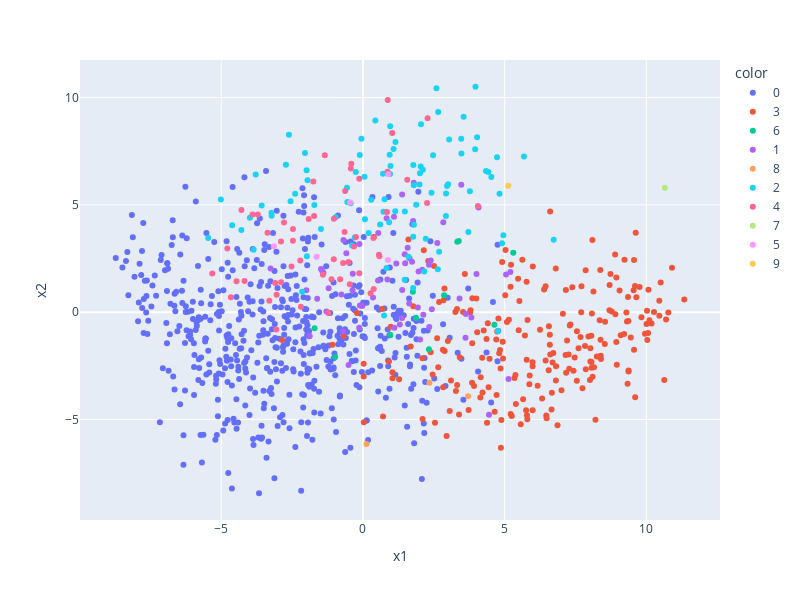

Source (notebook cell):
### Markdown cell above
Теперь посмотрим, какие объекты попали в какой кластер:

### Code cell
import plotly.express as px

fig = px.scatter( emb_2d, x='x1', y='x2', color='color',
                  hover_name="short_name", width=800, height=600)

fig.show()

### Figure 1 — Plotly figure (JSON) as saved in the notebook; plotly's stock layout.template omitted (floating-point values rounded to 4 significant figures; data arrays with more than 128 entries replaced by an {"elided": "..."} marker saying what was removed)
{"data": [{"hovertemplate": "<b>%{hovertext}</b><br><br>color=0<br>x1=%{x}<br>x2=%{y}<extra></extra>", "hovertext": {"elided": "545 str values"}, "legendgroup": "0", "marker": {"color": "#636efa", "symbol": "circle"}, "mode": "markers", "name": "0", "orientation": "v", "showlegend": true, "type": "scatter", "x": {"elided": "545 float values"}, "xaxis": "x", "y": {"elided": "545 float values"}, "yaxis": "y"}, {"hovertemplate": "<b>%{hovertext}</b><br><br>color=3<br>x1=%{x}<br>x2=%{y}<extra></extra>", "hovertext": {"elided": "222 str values"}, "legendgroup": "3", "marker": {"color": "#EF553B", "symbol": "circle"}, "mode": "markers", "name": "3", "orientation": "v", "showlegend": true, "type": "scatter", "x": {"elided": "222 float values"}, "xaxis": "x", "y": {"elided": "222 float values"}, "yaxis": "y"}, {"hovertemplate": "<b>%{hovertext}</b><br><br>color=6<br>x1=%{x}<br>x2=%{y}<extra></extra>", "hovertext": ["electric ray", "ashcan", "backpack", "breakwater", "clog", "garbage truck", "hand blower", "pirate", "sunglasses", "thresher", "book jacket"], "legendgroup": "6", "marker": {"color": "#00cc96", "symbol": "circle"}, "mode": "markers", "name": "6", "orientation": "v", "showlegend": true, "type": "scatter", "x": [5.303, 2.327, 2.863, 3.328, -1.706, 4.637, 1.762, 0.9679, 1.875, -0.9836, 3.38], "xaxis": "x", "y": [2.767, -1.725, 0.7867, 3.275, -0.7449, -0.5867, 0.9515, -1.06, -0.2623, -2.088, 3.314], "yaxis": "y"}, {"hovertemplate": "<b>%{hovertext}</b><br><br>color=1<br>x1=%{x}<br>x2=%{y}<extra></extra>", "hovertext": ["junco", "American alligator", "water snake", "sea snake", "brain coral", "Boston bull", "schipperke", "malamute", "fly", "cricket", "starfish", "rock beauty", "anemone fish", "acoustic guitar", "airliner", "balloon", "banjo", "baseball", "basketball", "bathing cap", "boathouse", "bobsled", "candle", "canoe", "catamaran", "drilling platform", "electric guitar", "football helmet", "golf ball", "golfcart", "lifeboat", "liner", "microwave", "oxygen mask", "paddle", "Polaroid camera", "puck", "rain barrel", "refrigerator", "rugby ball", "saltshaker", "ski mask", "snowmobile", "snowplow", "soccer ball", "space shuttle", "speedboat", "sunscreen", "swimming trunks", "tennis ball", "trombone", "volleyball", "water bottle", "water jug", "water tower", "ice cream", "coral reef", "lakeside", "sandbar", "seashore", "ballplayer", "scuba diver", "coral fungus"], "legendgroup": "1", "marker": {"color": "#ab63fa", "symbol": "circle"}, "mode": "markers", "name": "1", "orientation": "v", "showlegend": true, "type": "scatter", "x": [5.134, 5.048, 3.627, 3.618, 1.378, 4.772, -1.615, 4.447, -3.262, -1.88, 2.093, 5.201, 2.43, 1.381, -0.7593, -2.0, 3.407, -1.394, -0.5878, 1.094, -0.1084, 3.468, 2.388, -0.02402, -0.132, 0.835, 1.792, 1.489, 1.631, 0.8603, 1.577, 1.473, 1.961, -1.292, 1.643, 2.623, 2.129, -0.6986, 2.834, 0.3543, -0.1248, 1.299, 2.338, 2.014, 1.175, -0.3709, 0.5314, 1.731, 2.331, 0.5384, -0.3609, -0.6894, 1.383, -0.5092, -1.481, 4.005, 1.935, -1.441, -1.212, 1.77, 4.076, 1.106, 3.826], "xaxis": "x", "y": [-3.115, 1.754, -0.08656, -1.19, -0.2731, -0.8669, 0.6198, -4.777, 2.033, -1.116, 1.978, 1.875, 0.1378, 5.479, 0.8275, 1.026, 0.637, 1.833, 2.743, 4.439, 0.3072, 5.938, 2.404, 0.2891, -0.7222, 4.371, 6.03, 2.284, 0.3994, 1.52, 2.997, 2.696, 1.894, 0.03027, 2.516, 3.228, -0.1248, -0.904, 4.194, 0.6872, 3.173, -0.577, -0.689, -1.273, 2.264, 1.024, 1.48, 2.353, 2.213, 3.684, 1.787, 3.365, 1.033, -2.464, 2.005, 1.778, 0.2199, 1.932, 1.114, 4.251, 4.878, -0.7308, -0.2526], "yaxis": "y"}, {"hovertemplate": "<b>%{hovertext}</b><br><br>color=8<br>x1=%{x}<br>x2=%{y}<extra></extra>", "hovertext": ["black grouse", "redbone", "red wine"], "legendgroup": "8", "marker": {"color": "#FFA15A", "symbol": "circle"}, "mode": "markers", "name": "8", "orientation": "v", "showlegend": true, "type": "scatter", "x": [3.707, 0.122, 2.345], "xaxis": "x", "y": [-3.923, -6.141, -3.287], "yaxis": "y"}, {"hovertemplate": "<b>%{hovertext}</b><br><br>color=2<br>x1=%{x}<br>x2=%{y}<extra></extra>", "hovertext": ["walking stick", "academic gown", "accordion", "ballpoint", "bannister", "barrow", "beach wagon", "bicycle-built-for-two", "bikini", "binder", "binoculars", "bookshop", "brass", "breastplate", "cab", "can opener", "carousel", "carpenter's kit", "cash machine", "cello", "cellular telephone", "chain mail", "chime", "church", "cinema", "coil", "computer keyboard", "cornet", "cowboy hat", "dial telephone", "drum", "file", "flute", "four-poster", "French horn", "gasmask", "gas pump", "greenhouse", "hand-held computer", "harmonica", "home theater", "lab coat", "laptop", "lens cap", "letter opener", "loudspeaker", "mailbox", "medicine chest", "mobile home", "mountain bike", "mouse", "notebook", "oboe", "odometer", "organ", "oscilloscope", "pajama", "panpipe", "passenger car", "pay-phone", "pedestal", "plane", "pool table", "prison", "punching bag", "racer", "recreational vehicle", "revolver", "rubber eraser", "sax", "screen", "seat belt", "shoe shop", "sports car", "streetcar", "studio couch", "suit", "television", "theater curtain", "tow truck", "trailer truck", "tricycle", "trolleybus", "typewriter keyboard", "unicycle", "vending machine", "violin", "wallet", "wardrobe", "washbasin", "washer", "web site", "ear", "toilet tissue"], "legendgroup": "2", "marker": {"color": "#19d3f3", "symbol": "circle"}, "mode": "markers", "name": "2", "orientation": "v", "showlegend": true, "type": "scatter", "x": [4.906, 2.653, 3.551, 1.77, 3.958, 4.817, 5.679, 4.529, 1.471, -5.461, 3.041, -0.5668, 1.146, 2.687, 3.716, -3.574, 2.215, 0.9552, 3.969, 4.341, 2.592, -0.05542, 0.6056, -4.292, 0.9597, 0.723, 1.079, 4.027, 1.77, -3.229, 2.01, -2.612, 3.004, -3.222, 0.07, 0.05498, 3.466, 1.777, 2.046, 2.113, -1.99, -1.716, -0.2908, -2.046, 2.926, 0.4363, -2.555, 0.9411, -2.72, 4.955, 4.76, -0.1137, -0.5497, -0.4347, 0.76, 0.9708, 0.2005, 2.641, 2.472, -5.014, -0.9695, 4.421, 2.968, -3.858, 1.606, 2.036, -0.2546, 1.996, 2.418, 1.138, -3.99, -1.98, 1.478, 0.706, 4.73, -2.148, -2.392, -3.786, 0.7425, 2.162, 3.772, 1.793, 6.729, 0.9226, 0.8307, -4.615, 3.474, 2.931, -1.482, 1.798, 0.2912, -1.957, -0.384, 1.877], "xaxis": "x", "y": [3.213, 9.32, 9.103, 3.514, 7.587, 5.513, 7.253, 6.298, 1.51, 3.461, 8.047, 5.792, 7.93, 2.82, 3.735, 4.974, 3.423, 6.434, 10.5, 6.577, 10.43, 8.08, 4.083, 3.83, 8.657, 4.672, 7.596, 8.149, 1.125, 4.631, 6.477, 8.265, 5.961, 4.488, 4.329, 6.308, 8.078, 6.861, 8.757, 6.635, 6.606, 4.998, 3.481, 7.412, 4.476, 8.928, 5.168, 7.339, 6.865, 3.587, -0.8727, 7.325, 5.127, 5.077, 5.26, 6.811, 3.685, 2.004, 7.305, 5.245, 4.419, 6.525, 5.874, 2.902, 2.586, 6.791, 6.531, 5.948, 5.565, 4.698, 4.404, 2.599, 4.689, 6.446, 7.217, 0.945, 5.515, 6.414, -0.1535, 1.898, 5.629, 5.918, 3.371, 4.191, 2.057, 4.049, 7.389, 5.531, 3.88, 4.069, 5.235, 6.143, 3.107, 5.003], "yaxis": "y"}, {"hovertemplate": "<b>%{hovertext}</b><br><br>color=4<br>x1=%{x}<br>x2=%{y}<extra></extra>", "hovertext": ["admiral", "aircraft carrier", "airship", "ambulance", "analog clock", "assault rifle", "beacon", "bookcase", "bulletproof vest", "bullet train", "cannon", "car mirror", "car wheel", "container ship", "desktop computer", "digital clock", "digital watch", "electric fan", "electric locomotive", "fireboat", "fire engine", "fire screen", "freight car", "grille", "magnetic compass", "maillot", "military uniform", "missile", "motor scooter", "pickup", "power drill", "projectile", "radiator", "radio", "radio telescope", "rifle", "running shoe", "school bus", "shopping basket", "shopping cart", "solar dish", "space heater", "steam locomotive", "submarine", "switch", "tank", "tape player", "tile roof", "tractor", "wall clock", "warplane", "window screen", "window shade", "comic book", "traffic light"], "legendgroup": "4", "marker": {"color": "#FF6692", "symbol": "circle"}, "mode": "markers", "name": "4", "orientation": "v", "showlegend": true, "type": "scatter", "x": [-2.47, 0.846, -0.2483, -1.111, -2.893, -0.629, 0.8637, -4.786, -0.4648, -0.7021, -3.06, 0.2676, -1.032, -1.753, -2.521, -2.787, -4.289, -0.6493, 1.562, -1.414, 2.261, -1.726, -0.32, -1.916, -1.027, 0.3681, -3.713, -4.464, 0.5627, -0.5105, -3.898, -2.214, -4.661, -1.347, -0.413, -3.097, -0.8074, 0.3779, -0.1305, -2.888, 2.279, -2.472, 0.578, 4.054, 0.8729, 1.032, -3.048, -5.318, -2.19, -3.305, -0.132, -3.37, -4.181, -1.225, -0.4302], "xaxis": "x", "y": [3.874, 4.668, 3.496, 1.529, 3.29, 5.646, 6.545, 2.964, 1.302, 2.296, -0.8135, 0.8827, 2.466, 6.091, 2.13, 4.172, 4.765, 3.73, 6.165, 1.747, 5.08, 4.483, 3.058, 4.346, 4.35, 3.453, 4.549, 1.435, 2.67, 2.331, 4.545, 2.406, 0.6891, 7.309, 6.913, 1.363, 1.534, 1.083, 1.818, 1.396, 9.036, 3.328, 2.599, 4.942, 9.879, 8.347, 0.8107, 1.805, 0.2482, 0.5263, 6.22, 3.697, 1.454, -0.03943, 6.688], "yaxis": "y"}, {"hovertemplate": "<b>%{hovertext}</b><br><br>color=7<br>x1=%{x}<br>x2=%{y}<extra></extra>", "hovertext": ["coho"], "legendgroup": "7", "marker": {"color": "#B6E880", "symbol": "circle"}, "mode": "markers", "name": "7", "orientation": "v", "showlegend": true, "type": "scatter", "x": [10.65], "xaxis": "x", "y": [5.798], "yaxis": "y"}, {"hovertemplate": "<b>%{hovertext}</b><br><br>color=5<br>x1=%{x}<br>x2=%{y}<extra></extra>", "hovertext": ["bow", "plastic bag", "steel arch bridge", "steel drum", "wooden spoon"], "legendgroup": "5", "marker": {"color": "#FF97FF", "symbol": "circle"}, "mode": "markers", "name": "5", "orientation": "v", "showlegend": true, "type": "scatter", "x": [-3.147, -1.639, 0.8915, -0.4548, 0.8773], "xaxis": "x", "y": [3.065, 2.582, 6.424, 5.112, 2.431], "yaxis": "y"}, {"hovertemplate": "<b>%{hovertext}</b><br><br>color=9<br>x1=%{x}<br>x2=%{y}<extra></extra>", "hovertext": ["jersey"], "legendgroup": "9", "marker": {"color": "#FECB52", "symbol": "circle"}, "mode": "markers", "name": "9", "orientation": "v", "showlegend": true, "type": "scatter", "x": [5.127], "xaxis": "x", "y": [5.894], "yaxis": "y"}], "layout": {"height": 600, "legend": {"title": {"text": "color"}, "tracegroupgap": 0}, "margin": {"t": 60}, "width": 800, "xaxis": {"anchor": "y", "domain": [0, 1], "title": {"text": "x1"}}, "yaxis": {"anchor": "x", "domain": [0, 1], "title": {"text": "x2"}}}}
